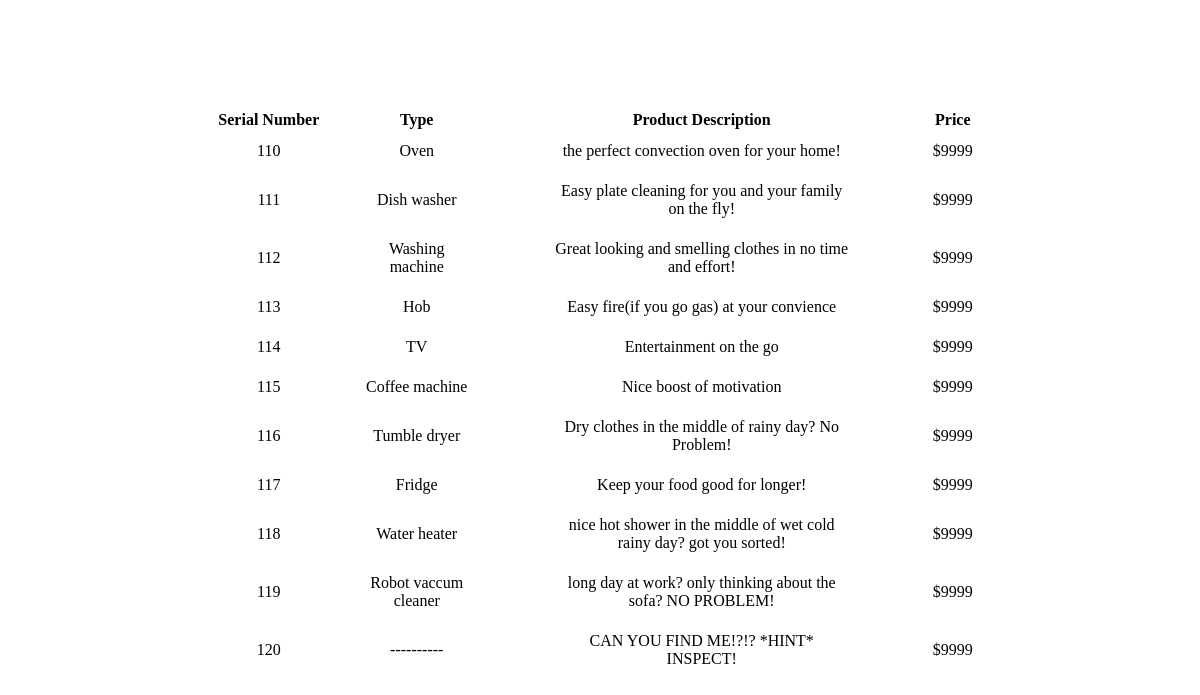
/Views/ProductsPricing.php (signed in), run on the app's committed database.
### tables this page shows
CREATE TABLE products (
  serialNumber INT PRIMARY KEY NOT NULL,
  type VARCHAR(255) NOT NULL,
  productDescription TEXT NOT NULL,
  imgUrl VARCHAR(255) NOT NULL
);

### Models/Operation.php (called while the page is built, shortened)
<?php
require_once 'Product.php';
class Operation {
  public static function getAllProducts() {
    $db = DB::getInstance()->getHandler();
    $stmt = $db->prepare("SELECT * FROM products");
    $stmt->execute();
    $products = array();
    while ($row = $stmt->fetch(\PDO::FETCH_OBJ)) {
      $products[] = new Product($row->serialNumber, $row->type, $row->productDescription, $row->imgUrl);
    }
    return $products;
  }
}

### Controllers/allProducts.php (called while the page is built, shortened)
<?php
require_once '../Models/Operation.php';
$operation = new Operation();
$products = $operation::getAllProducts();

### Models/Product.php (called while the page is built, shortened)
<?php
class Product {
  private $serialNumber;
  private $type;
  private $productDescription;
  public function __construct($serialNumber, $type, $productDescription, $imgUrl) {
    $this->serialNumber = $serialNumber;
    $this->type = $type;
    $this->productDescription = $productDescription;
  }
  public function getType() {
    return $this->type;
  }
  public function getSerialNumber() {
    return $this->serialNumber;
  }
  public function getProductDescription() {
    return $this->productDescription;
  }
}

### Views/ProductsPricing.php (the view, shortened to what this page needs)
<?php
require_once '../Controllers/allProducts.php';
?>
<!DOCTYPE html>
<html lang="en">
<head>
  <link rel="stylesheet" href="css/productPricing.css">
</head>
<body>
  <table>
    <thead>
      <tr>
        <th>Serial Number</th>
        <th>Type</th>
        <th>Product Description</th>
        <th>Price</th>
      </tr>
    </thead>
    <tbody>
      <?php
      foreach ($products as $product) : ?>
        <tr>
          <td><?= $product->getSerialNumber(); ?></td>
          <td><?php if ($product->getSerialNumber() == '120') {
                echo "----------";
              } else {
                echo $product->getType();
              }   ?> </td>
          <td><?php if ($product->getSerialNumber() == '120') {
                echo "CAN YOU FIND ME!?!?  *HINT* INSPECT!";
              } else {
                echo $product->getProductDescription();
              }   ?> </td>
          <td>$9999</td>
        </tr>
      <?php endforeach; ?>
  </table>
</body>
</html>

### Views/css/productPricing.css (style rules this page uses)
body { position: relative; }
table { width: 800px; padding-top: 100px; position: absolute; left: 20%; text-align: center; }
th { position: relative; left: -30px; }
td { text-align: center; padding: 10px; padding-right: 70px; }

### data on the page
products: serialNumber "110", type "Oven", productDescription "the perfect convection oven for your home!"
products: serialNumber "111", type "Dish washer", productDescription "Easy plate cleaning for you and your family on the fly!"
products: serialNumber "112", type "Washing machine", productDescription "Great looking and smelling clothes in no time and effort!"
products: serialNumber "113", type "Hob", productDescription "Easy fire(if you go gas) at your convience"
products: serialNumber "114", type "TV", productDescription "Entertainment on the go"
products: serialNumber "115", type "Coffee machine", productDescription "Nice boost of motivation"
products: serialNumber "116", type "Tumble dryer", productDescription "Dry clothes in the middle of rainy day? No Problem!"
products: serialNumber "117", type "Fridge", productDescription "Keep your food good for longer!"
products: serialNumber "118", type "Water heater", productDescription "nice hot shower in the middle of wet cold rainy day? got you sorted!"
products: serialNumber "119", type "Robot vaccum cleaner", productDescription "long day at work? only thinking about the sofa? NO PROBLEM!"
products: serialNumber "120", shows "CAN YOU FIND ME!?!? *HINT* INSPECT!"
